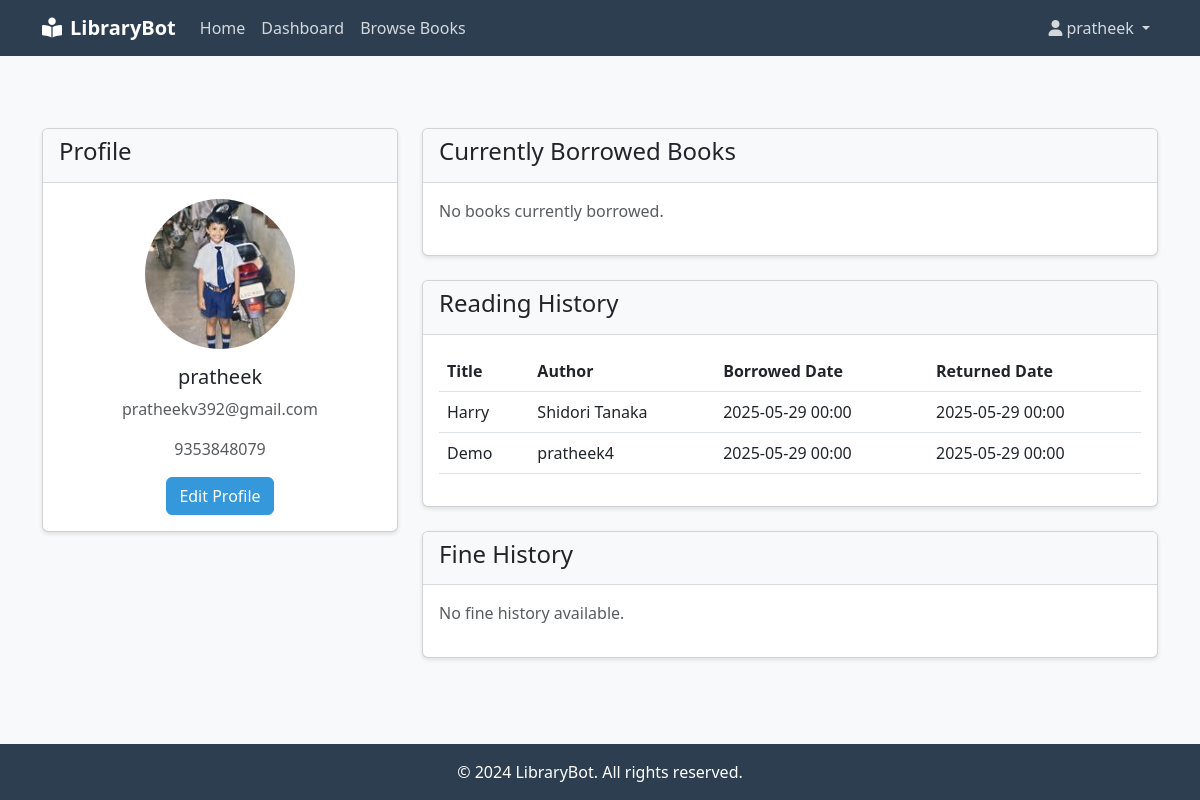
The page /student/dashboard (signed in) on the database its author committed.
### tables this page shows
CREATE TABLE users (
        id INTEGER PRIMARY KEY AUTOINCREMENT,
        username TEXT UNIQUE NOT NULL,
        password TEXT NOT NULL,
        email TEXT UNIQUE,
        phone TEXT,
        address TEXT,
        profile_pic TEXT,
        role TEXT NOT NULL,
        created_at TIMESTAMP DEFAULT CURRENT_TIMESTAMP
    );

CREATE TABLE reading_history (
        id INTEGER PRIMARY KEY AUTOINCREMENT,
        user_id INTEGER NOT NULL,
        book_id INTEGER NOT NULL,
        borrow_date TIMESTAMP NOT NULL,
        return_date TIMESTAMP,
        FOREIGN KEY (user_id) REFERENCES users (id),
        FOREIGN KEY (book_id) REFERENCES books (id)
    );

CREATE TABLE books (
        id INTEGER PRIMARY KEY AUTOINCREMENT,
        title TEXT NOT NULL,
        author TEXT NOT NULL,
        genre TEXT,
        isbn TEXT UNIQUE,
        cover_image TEXT,
        category_id INTEGER,
        available INTEGER DEFAULT 1,
        FOREIGN KEY (category_id) REFERENCES categories (id)
    );

### server.py (the view, shortened to what this page needs)
@app.route('/student/dashboard')
def student_dashboard():
    if not session.get('logged_in') or session.get('role') != 'student':
        flash('Please login to access the student dashboard.', 'warning')
        return redirect(url_for('student_login'))
    conn = get_db_connection()
    user_id = session['user_id']
    user = conn.execute('SELECT * FROM users WHERE id = ?', (user_id,)).fetchone()
    borrowed_books_raw = conn.execute('''
        SELECT bl.id as borrow_id, bl.book_id, bl.issue_date, bl.due_date, bl.returned, b.title, b.author
        FROM borrow_log bl
        JOIN books b ON bl.book_id = b.id
        WHERE bl.user_id = ? AND bl.returned = 0
    ''', (user_id,)).fetchall()
    borrowed_books = []
    reading_history_raw = conn.execute('''
        SELECT rh.id as history_id, rh.user_id, rh.book_id, rh.borrow_date, rh.return_date, b.title, b.author
        FROM reading_history rh
        JOIN books b ON rh.book_id = b.id
        WHERE rh.user_id = ?
        ORDER BY rh.borrow_date DESC
    ''', (user_id,)).fetchall()
    reading_history = []
    for history_item_row in reading_history_raw:
        history_item_dict = dict(history_item_row)
        if isinstance(history_item_dict['borrow_date'], str):
            try:
                history_item_dict['borrow_date'] = datetime.fromisoformat(history_item_dict['borrow_date'])
            except ValueError:
                 pass # Keep as string if conversion fails
        if history_item_dict['return_date'] and isinstance(history_item_dict['return_date'], str):
            try:
                history_item_dict['return_date'] = datetime.fromisoformat(history_item_dict['return_date'])
            except ValueError:
                 pass # Keep as string if conversion fails
        history_item_dict['book_title'] = history_item_dict.pop('title')
        history_item_dict['book_author'] = history_item_dict.pop('author')
        reading_history.append(history_item_dict)
    fines_raw = conn.execute('''
        SELECT f.id as fine_id, f.user_id, f.amount, f.reason, f.paid, f.created_at, f.paid_at,
               b.title as book_title, b.author as book_author
        FROM fines f
        JOIN borrow_log bl ON f.user_id = bl.user_id -- This join is incorrect, needs direct link from fines to borrow_log or book
        JOIN books b ON bl.book_id = b.id
        WHERE f.user_id = ?
        ORDER BY f.created_at DESC
    ''', (user_id,)).fetchall()
    fines = []
    fines_raw = conn.execute('''
        SELECT f.id as fine_id, f.user_id, f.amount, f.reason, f.paid, f.created_at, f.paid_at
        FROM fines f
        WHERE f.user_id = ?
        ORDER BY f.created_at DESC
    ''', (user_id,)).fetchall()
    fines = []
    conn.close()
    return render_template('student_dashboard.html',
                           student=user, # Using 'student' as the template expects it
                           borrowed_books=borrowed_books,
                           reading_history=reading_history,
                           fine_history=fines) # Using 'fine_history' as the template expects it

### server.py (called while the page is built)
def get_db_connection():
    conn = sqlite3.connect('books.db')
    conn.row_factory = sqlite3.Row
    return conn

### templates/student_dashboard.html (shortened to what this page needs)
{% extends "base.html" %}
{% block content %}
<div class="container mt-5">
    <div class="row">
        <div class="col-md-4">
            <div class="card mb-4">
                <div class="card-header">
                    <h4>Profile</h4>
                </div>
                <div class="card-body text-center">
                    {% if student.profile_pic %}
                    <img src="{{ url_for('static', filename='profile_pics/' + student.profile_pic) }}"
                         class="rounded-circle mb-3" style="width: 150px; height: 150px; object-fit: cover;">
                    {% else %}
                    <img src="{{ url_for('static', filename='images/default_profile.png') }}"
                         class="rounded-circle mb-3" style="width: 150px; height: 150px; object-fit: cover;">
                    {% endif %}
                    <h5>{{ student.username }}</h5>
                    <p class="text-muted">{{ student.email }}</p>
                    <p class="text-muted">{{ student.phone }}</p>
                    <a href="{{ url_for('profile') }}" class="btn btn-primary">Edit Profile</a>
                </div>
            </div>
        </div>
        <div class="col-md-8">
            <div class="card mb-4">
                <div class="card-header">
                    <h4>Currently Borrowed Books</h4>
                </div>
                <div class="card-body">
                    {% if borrowed_books %}
                    <div class="table-responsive">
                        <table class="table">
                            <thead>
                                <tr>
                                    <th>Title</th>
                                    <th>Author</th>
                                    <th>Issue Date</th>
                                    <th>Due Date</th>
                                    <th>Fine (Est.)</th>
                                    <th>Action</th>
                                </tr>
                            </thead>
                            <tbody>
                                {% for book in borrowed_books %}
                                <tr>
                                    <td>{{ book.title }}</td>
                                    <td>{{ book.author }}</td>
                                    <td>{{ book.issue_date.strftime('%Y-%m-%d') if book.issue_date else '-' }}</td>
                                    <td>{{ book.due_date.strftime('%Y-%m-%d') if book.due_date else '-' }}</td>
                                    <td>${{ "%.2f"|format(book.fine) if book.fine > 0 else '0.00' }}</td>
                                    <td>
                                        {% if not book.returned %}
                                        <a href="{{ url_for('return_book_route', book_id=book.book_id) }}"
                                           class="btn btn-sm btn-success">
                                            <i class="fas fa-check me-1"></i>Return
                                        </a>
                                        {% endif %}
                                    </td>
                                </tr>
                                {% endfor %}
                            </tbody>
                        </table>
                    </div>
                    {% else %}
                    <p class="text-muted">No books currently borrowed.</p>
                    {% endif %}
                </div>
            </div>
            <div class="card mb-4">
                <div class="card-header">
                    <h4>Reading History</h4>
                </div>
                <div class="card-body">
                    {% if reading_history %}
                    <div class="table-responsive">
                        <table class="table">
                            <thead>
                                <tr>
                                    <th>Title</th>
                                    <th>Author</th>
                                    <th>Borrowed Date</th>
                                    <th>Returned Date</th>
                                </tr>
                            </thead>
                            <tbody>
                                {% for record in reading_history %}
                                <tr>
                                    <td>{{ record.book_title }}</td>
                                    <td>{{ record.book_author }}</td>
                                    <td>{{ record.borrow_date.strftime('%Y-%m-%d %H:%M') if record.borrow_date else '-' }}</td>
                                    <td>{{ record.return_date.strftime('%Y-%m-%d %H:%M') if record.return_date else 'Not returned' }}</td>
                                </tr>
                                {% endfor %}
                            </tbody>
                        </table>
                    </div>
                    {% else %}
                    <p class="text-muted">No reading history available.</p>
                    {% endif %}
                </div>
            </div>
            <div class="card">
                <div class="card-header">
                    <h4>Fine History</h4>
                </div>
                <div class="card-body">
                    {% if fine_history %}
                    <div class="table-responsive">
                        <table class="table">
                            <thead>
                                <tr>
                                    <th>Amount</th>
                                    <th>Reason</th>
                                    <th>Date Issued</th>
                                    <th>Status</th>
                                </tr>
                            </thead>
                            <tbody>
                                {% for fine in fine_history %}
                                <tr>
                                    <td>${{ "%.2f"|format(fine.amount) }}</td>
                                    <td>{{ fine.reason }}</td>
                                    <td>{{ fine.created_at.strftime('%Y-%m-%d %H:%M') if fine.created_at else '-' }}</td>
                                    <td>
                                        {% if fine.paid %}
                                        <span class="badge bg-success">Paid</span>
                                        {% else %}
                                        <span class="badge bg-danger">Unpaid</span>
                                        {% endif %}
                                    </td>
                                </tr>
                                {% endfor %}
                            </tbody>
                        </table>
                    </div>
                    {% else %}
                    <p class="text-muted">No fine history available.</p>
                    {% endif %}
                </div>
            </div>
        </div>
    </div>
</div>
{% endblock %}

### templates/base.html (shortened to what this page needs)
<!DOCTYPE html>
<html lang="en">
<head>
    <link href="https://cdn.jsdelivr.net/npm/bootstrap@5.3.0/dist/css/bootstrap.min.css" rel="stylesheet">
    <link href="https://cdnjs.cloudflare.com/ajax/libs/font-awesome/6.0.0/css/all.min.css" rel="stylesheet">
</head>
<body>
    <nav class="navbar navbar-expand-lg navbar-dark mb-4">
        <div class="container">
            <a class="navbar-brand" href="{{ url_for('home') }}">
                <i class="fas fa-book-reader me-2"></i>LibraryBot
            </a>
            <div class="collapse navbar-collapse" id="navbarNav">
                <ul class="navbar-nav me-auto">
                    <li class="nav-item">
                        <a class="nav-link" href="{{ url_for('home') }}">Home</a>
                    </li>
                    {% if session.get('logged_in') %}
                        {% if session.get('role') == 'admin' %}
                        <li class="nav-item">
                            <a class="nav-link" href="{{ url_for('admin_dashboard') }}">Admin Dashboard</a>
                        </li>
                        {% else %}
                        <li class="nav-item">
                            <a class="nav-link" href="{{ url_for('student_dashboard') }}">Dashboard</a>
                        </li>
                        <li class="nav-item">
                            <a class="nav-link" href="{{ url_for('browse_books') }}">Browse Books</a>
                        </li>
                        {% endif %}
                    {% endif %}
                </ul>
                <ul class="navbar-nav">
                    {% if session.get('logged_in') %}
                    <li class="nav-item dropdown">
                        <a class="nav-link dropdown-toggle" href="#" id="navbarDropdown" role="button"
                           data-bs-toggle="dropdown">
                            <i class="fas fa-user me-1"></i>{{ session.get('username') }}
                        </a>
                    </li>
                    {% endif %}
                </ul>
            </div>
        </div>
    </nav>
    <main style="flex-grow: 1;">
    {% block content %}{% endblock %}
    </main>
    <footer class="footer mt-5">
        <div class="container text-center">
            <p class="mb-0">&copy; 2024 LibraryBot. All rights reserved.</p>
        </div>
    </footer>
</body>
</html>

### templates/base.html (style rules this page uses)
body { min-height: 100vh; display: flex; flex-direction: column; background-color: #f8f9fa; }
.navbar { background-color: #2c3e50; }
.navbar-brand { color: white !important; font-weight: bold; }
.nav-link { color: rgba(255, 255, 255, 0.8) !important; }
.card { box-shadow: 0 2px 4px rgba(0, 0, 0, 0.1); }
.card-header { background-color: #f8f9fa; border-bottom: 1px solid rgba(0, 0, 0, 0.125); }
.btn-primary { background-color: #3498db; border-color: #3498db; }
.footer { margin-top: auto; background-color: #2c3e50; color: white; padding: 1rem 0; }

### rows shown on the page
users: get "pratheek", profile_pic (picture), username "pratheek", email "pratheekv392@gmail.com", phone "9353848079"
reading_history: book_title "Harry", book_author "Shidori Tanaka", borrow_date "2025-05-29 00:00", return_date "2025-05-29 00:00"
reading_history: book_title "Demo", book_author "pratheek4", borrow_date "2025-05-29 00:00", return_date "2025-05-29 00:00"
